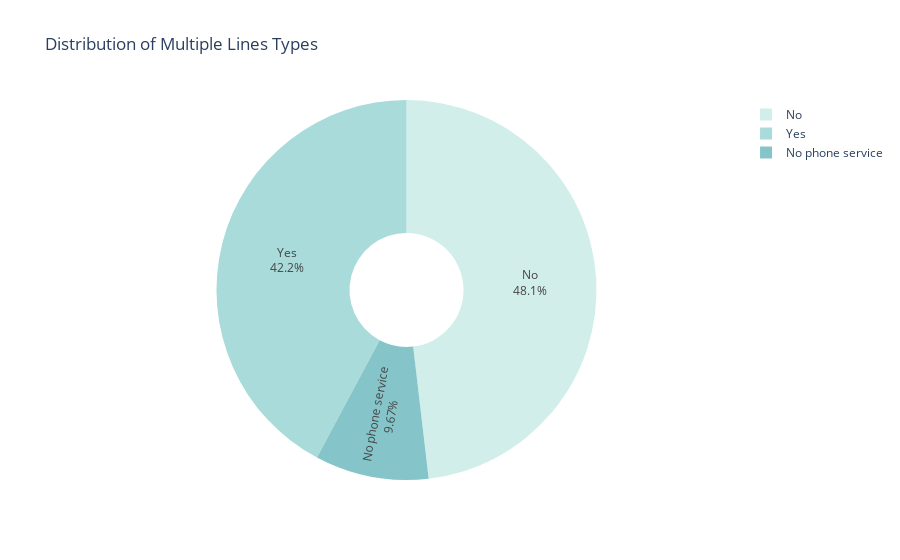

Source (notebook cell):
### Code cell
type_counts = df['MultipleLines'].value_counts().reset_index()
type_counts.columns = ['Type', 'Count']

fig = px.pie(type_counts, 
             values='Count', 
             names='Type', 
             title='Distribution of Multiple Lines Types',
             hole=0.3,
             color_discrete_sequence=px.colors.sequential.Teal) 

fig.update_traces(textinfo='percent+label')
fig.show()

### Figure 1 — Plotly figure (JSON) as saved in the notebook; plotly's stock layout.template omitted (floating-point values rounded to 4 significant figures)
{"data": [{"domain": {"x": [0, 1], "y": [0, 1]}, "hole": 0.3, "hovertemplate": "Type=%{label}<br>Count=%{value}<extra></extra>", "labels": ["No", "Yes", "No phone service"], "legendgroup": "", "name": "", "showlegend": true, "textinfo": "percent+label", "type": "pie", "values": [3385, 2967, 680]}], "layout": {"autosize": true, "legend": {"tracegroupgap": 0}, "piecolorway": ["rgb(209, 238, 234)", "rgb(168, 219, 217)", "rgb(133, 196, 201)", "rgb(104, 171, 184)", "rgb(79, 144, 166)", "rgb(59, 115, 143)", "rgb(42, 86, 116)"], "title": {"text": "Distribution of Multiple Lines Types"}}}
